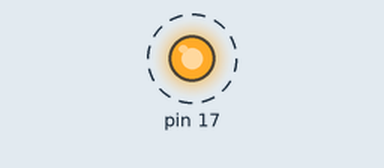
A sketch run on a simulated Arduino Uno, built with avr-gcc and run on an emulated ATmega328P. On the bench: output pins drawn as LEDs (lit = HIGH). Dashed ring = blinking.

Above: at 0.15 s.
Timing chart, 0 to 3.0 s (numbered marks = the images above):
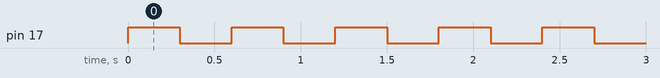

The sketch:

blinkProMicroCli.ino
```cpp
#include <Arduino.h>

void setup()
{
    pinMode(17, OUTPUT);
}

void loop()
{
    digitalWrite(17, HIGH);
    delay(300);
    digitalWrite(17, LOW);
    delay(300);
}
```

Measured:
- by itself, pin 17: alternates HIGH for 0.30 s and LOW for 0.30 s
